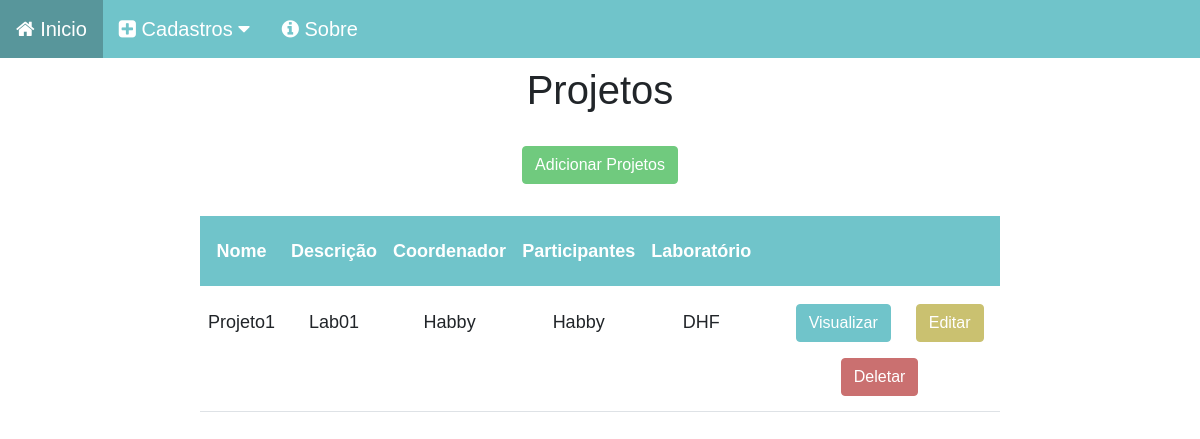
/projeto/, run on the app's committed database.
### projetos_app/models.py (models this page shows, shortened)
class Projeto(models.Model):
    nome = models.CharField(max_length=50)
    descricao = models.CharField(max_length=150)
    coordenador_projeto = models.ForeignKey(Membro, on_delete=models.SET_NULL, related_name='coordenador_projeto', null=True, blank=True)
    participantes = models.ForeignKey(Membro, on_delete=models.SET_NULL, related_name='participantes', null=True, blank=True)
    laboratorio_projeto = models.ForeignKey(Lab, on_delete=models.CASCADE, related_name='laboratorio_projeto', null=True, blank=True)

### membros_app/models.py (models this page shows)
class Membro(models.Model):
    nome = models.CharField(max_length=60)
    email = models.CharField(max_length=30)
    telefone = models.CharField(max_length=20)
    laboratorio = models.ForeignKey(to='laboratorio_app.Lab', on_delete=models.CASCADE,null=True, blank=True)
    membro_perfil = models.ForeignKey(Perfil, on_delete=models.CASCADE, null=True, blank=True)
    def __str__(self):
        return self.nome

### laboratorio_app/models.py (models this page shows)
class Lab(models.Model):
    descricao = models.CharField(max_length=60)
    nome = models.CharField(max_length=60)
    coordenador = models.ForeignKey(Membro,on_delete=models.SET_NULL, related_name='coordenador', null=True, blank=True)
    vice_coordenador = models.ForeignKey(Membro, on_delete=models.SET_NULL, related_name='vice_coordenador', null=True, blank=True)
    def __str__(self):
        return self.nome

### projetos_app/views.py (the view)
# urls.py: path('', views.home, name='home'),
def home(request):
    data = {}
    data['pjt'] = Projeto.objects.all()
    return render(request,'project_index.html',data)

### projetos_app/templates/project_index.html (shortened to what this page needs)
{% load static %}
<!DOCTYPE html>
<html lang="pt-br">
<head>
    <link href="https://cdn.jsdelivr.net/npm/bootstrap@5.0.2/dist/css/bootstrap.min.css" rel="stylesheet">
    <link rel="stylesheet" href="{% static 'css/estilo.css' %}">
    <link rel="stylesheet" href="{% static 'css/line.css' %}">
    <link rel="stylesheet" href="https://cdnjs.cloudflare.com/ajax/libs/font-awesome/4.7.0/css/font-awesome.min.css">
</head>
<body>
    <div class="navbar-css">
        <a href="/">
            <i class="fa fa-home" aria-hidden="true"></i>
            Inicio
        </a>
        <div class="dropdown-css">
          <button class="dropbtn-css">
            <i class="fa fa-plus-square" aria-hidden="true"></i>
            Cadastros
            <i class="fa fa-caret-down"></i>
          </button>
        </div>
        <a href="#">
            <i class="fa fa-info-circle" aria-hidden="true"></i>
            Sobre
        </a>
    </div>
    <div class='col-8 m-auto pt-2 pb-2 text-center'>
        <h1>Projetos</h1>
    </div>
    <div class='col-8 m-auto pt-3 pb-2 text-center'>
        <a href="{% url 'projeto:projectForm' %}" class="btn btn-add">Adicionar Projetos</a>
    </div>
    {% if pjt %}
    <div class='col-8 m-auto pt-4 pb-2 text-center'>
        <table class="table">
            <thead class="thead-dark">
              <tr>
                <th scope="col">Nome</th>
                <th scope="col">Descrição</th>
                <th scope="col">Coordenador</th>
                <th scope="col">Participantes</th>
                <th scope="col">Laboratório</th>
                <th scope="col"></th>
              </tr>
            </thead>
            <tbody>
                {% for pjts in pjt %}
                    <tr>
                        <td>{{pjts.nome}}</td>
                        <td>{{pjts.descricao}}</td>
                        <td>{{pjts.coordenador_projeto}}</td>
                        <td>{{pjts.participantes}}</td>
                        <td>{{pjts.laboratorio_projeto}}</td>
                        <td>
                            <a href="{% url 'projeto:projectView' pjts.id %}" class="btn btn-view">Visualizar</a>
                            <a href="{% url 'projeto:projectEdit' pjts.id %}" class="btn btn-edit">Editar</a></th>
                            <form method="post" action="{% url 'projeto:projectDelete' pjts.id %}" class="btn">
                                <button type="submit" class="btn btn-delete">
                                    Deletar
                                </button>
                            </form>
                        </td>
                    </tr>
                {% endfor %}
            </tbody>
        </table>
    </div>
    {% else %}
    <h1 class ='text-center mt-5'>
        Não há projetos cadastrados
    </h1>
    {% endif %}
</body>
</html>

### static/css/estilo.css (style rules this page uses)
* { margin: 0; padding: 0; box-sizing: border-box; }
body { font-family: Arial, Helvetica, sans-serif; font-size: 18px; }
.navbar-css { overflow: hidden; background-color: #70C4CA; }
.navbar-css a { float: left; font-size: 20px; color: white; text-align: center; padding: 14px 16px; text-decoration: none; }
.dropdown-css { float: left; overflow: hidden; }
.dropdown-css .dropbtn-css { font-size: 20px; border: none; outline: none; color: white; padding: 14px 16px; background-color: inherit; font-family: inherit; margin: 0; }
.btn-add { color: #fff; background-color: #70CA7E; border-color: #70CA7E; }
.btn-view { color: #fff; background-color: #70C4CA; border-color: #70C4CA; }
.btn-edit { color: #fff; background-color: #CAC170; border-color: #CAC170; }
.btn-delete { color: #fff; background-color: #CA7070; border-color: #CA7070; }
.table { font-family: Arial, Helvetica, sans-serif; border-collapse: collapse; width: 100%; }
.table td, .table th { padding: 8px; }
.table th { padding-top: 12px; padding-bottom: 12px; text-align: center; background-color: #70C4CA; color: #fff; }
td a { margin-left: 20px; }

### static/css/line.css (style rules this page uses)
.table td, .table th { padding: 8px; line-height: 3; }

### data on the page
Projeto: nome "Projeto1", descricao "Lab01", coordenador_projeto "Habby", participantes "Habby", laboratorio_projeto "DHF"
